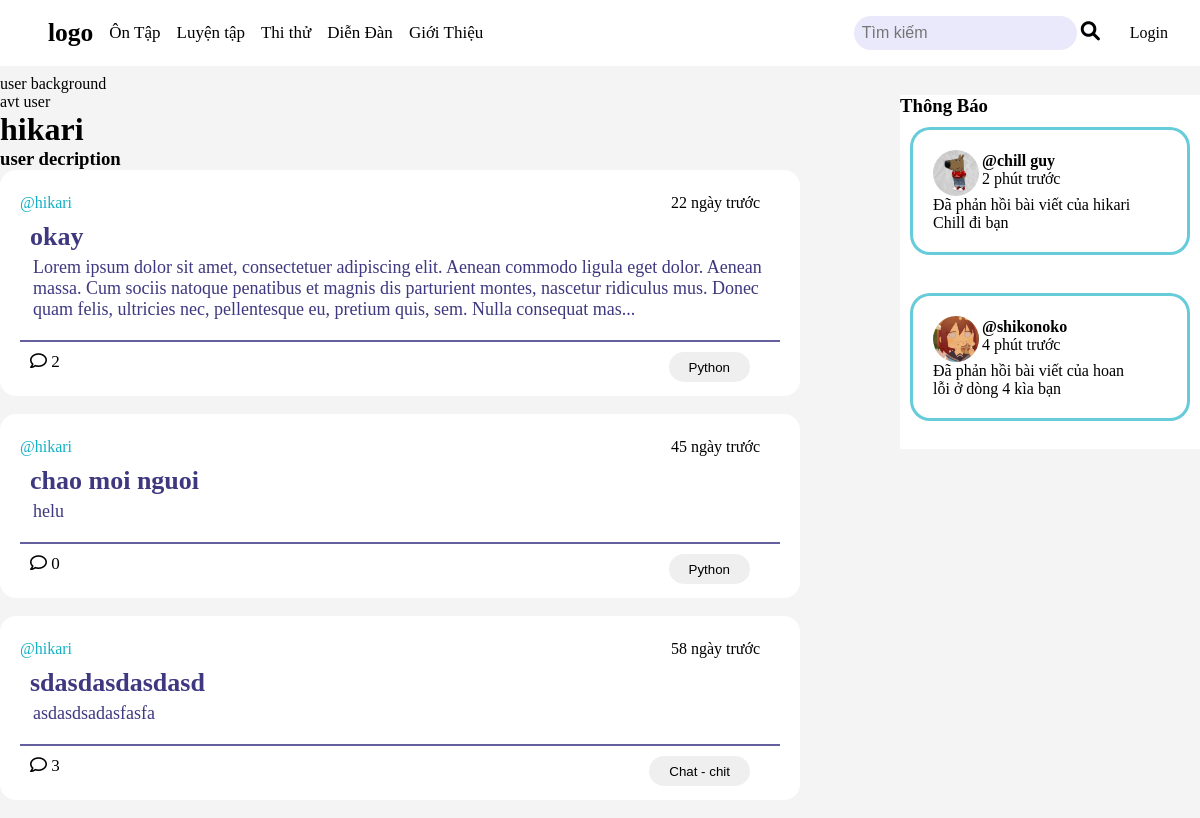
The page /profile/1 on the database as committed earlier.
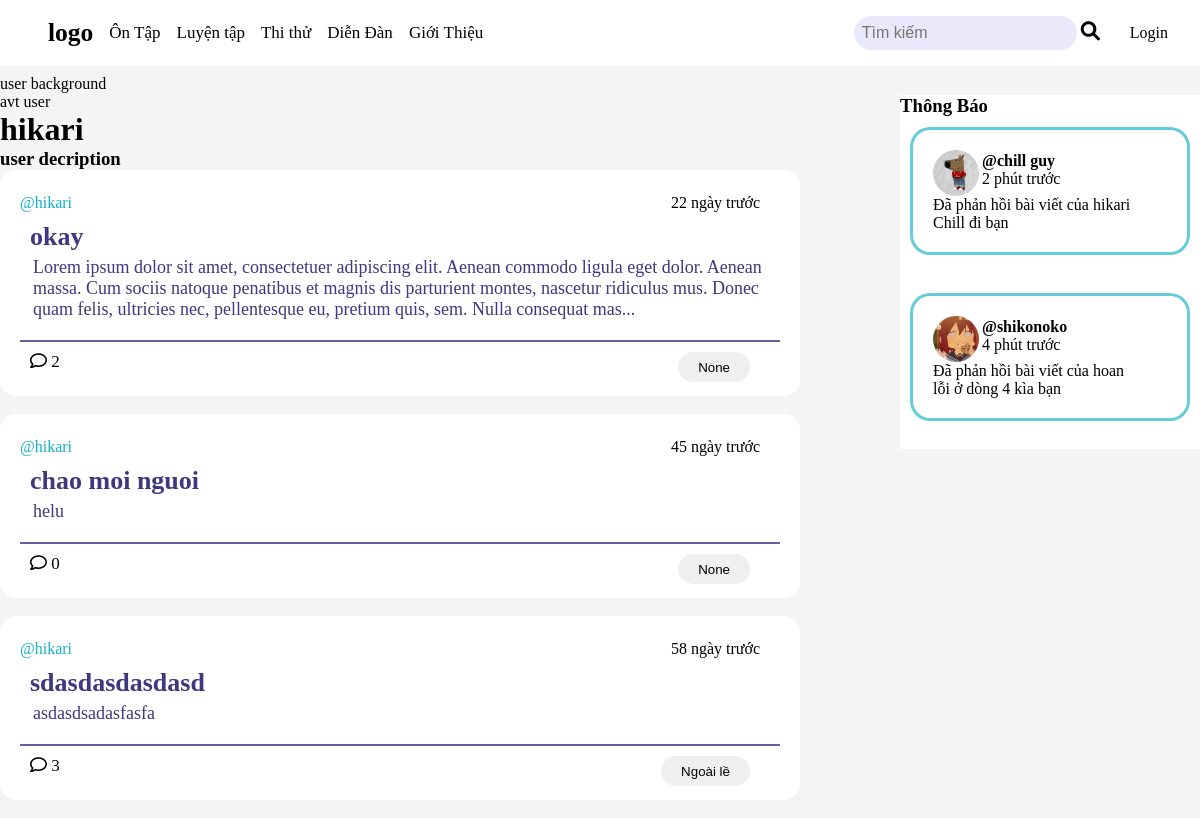
The same page on the database as committed later.
### base/models.py (models this page shows, shortened)
class Room(models.Model):
    host = models.ForeignKey(User, on_delete=models.SET_NULL, null = True)
    topic = models.ForeignKey(Topic, on_delete=models.SET_NULL, null = True)
    name= models.CharField(max_length=200)
    description = models.TextField(null = True, blank = True)
    updated = models.DateTimeField(auto_now=True)
    created = models.DateTimeField(auto_now_add=True)
    class Meta:
        ordering = ["-updated", "-created"]
    def message_count(self):
        return self.message_set.count()

class Topic(models.Model):
    name = models.CharField(max_length=200)
    description = models.TextField(null = True, blank = True)
    def __str__ (self):
        return self.name

### base/views.py (the view)
# urls.py: path('profile/<str:pk>', views.userprofile, name="profile"),
def userprofile(request,pk):
    user= User.objects.get(id=pk)
    rooms = user.room_set.all()
    context={'user':user,'rooms':rooms}
    return render(request,'profile.html',context)

### study/templatetags/custom_filter.py (called while the page is built)
@register.filter
def days_since(value):
    if not value:
        return ""
    now = timezone.now()
    delta = now - value
    days = delta.days
    if days == 0:
        return "Hôm nay"
    elif days == 1:
        return "1 ngày trước"
    else:
        return f"{days} ngày trước"

### templates/profile.html (shortened to what this page needs)
<!DOCTYPE html>
<html lang="en">
    <head>
        {% load static %}
        {% if request.session.theme == 'dark' %}
        <link rel="stylesheet" href="{% static 'styles/dark.css' %}">
        {% else %}
        <link rel="stylesheet" href="{% static 'styles/light.css' %}">
        {% endif %}
    </head>
    <body>
        {% include 'navbar.html' %}
        <div class='block-wraper'>
            <div>
                <div>
                    <p>user background</p>
                    <p>avt user</p>
                    <h1>{{user.username}}</h1>
                    <h3>user decription</h3>
                </div>
                <div>
                    {%include 'base/feed_composnent.html'%}
                </div>
            </div>
            <div>
                {%include 'base/notification_bar.html'%}
            </div>
        </div>
    </body>

### base/templates/base/feed_composnent.html (shortened to what this page needs)
{% load static %}
{% load custom_filter %}
{% if request.session.theme == 'dark' %}
<link rel="stylesheet" href="{% static 'styles/dark.css' %}">
{% else %}
<link rel="stylesheet" href="{% static 'styles/light.css' %}">
{% endif %}
<div class="room">
    {%for room in rooms%}
        <div class = "post">
            <div class = "top_section">
                <div class = "post_edit">
                    <a href="{%url 'profile' room.host.id %}">@{{room.host.username}} </a>
                </div>
                <p>{{ room.created|days_since }}</p>
            </div>
            <div class="middle_section">
                <a href="{% url 'room' room.id %} ">
                    <h3> {{room.name}}</h3>
                    {% if room.description|length > 280 %}
                    <p id="short-description">{{ room.description|slice:":280" }}...</p>
                    {% else %}
                        <p>{{ room.description|safe }}</p>
                    {% endif %}
                </a>
            </div>
            <div class="bottom_section">
                <div>
                    <i class="fa-regular fa-comment"> </i> {{ room.message_count }}
                </div>
                <button><a href="{%url 'home'%}?q={{room.topic}}">{{room.topic}}</a></button>
            </div>
        </div>
        <br>
    {%endfor%}
</div>

Rows that differ between the two databases and show on the page:
changed Room "okay": topic "Python" → "None"
changed Room "chao moi nguoi": topic "Python" → "None"
changed through a linked row, Room "sdasdasdasdasd": topic "Chat - chit" → "Ngoài lề"
